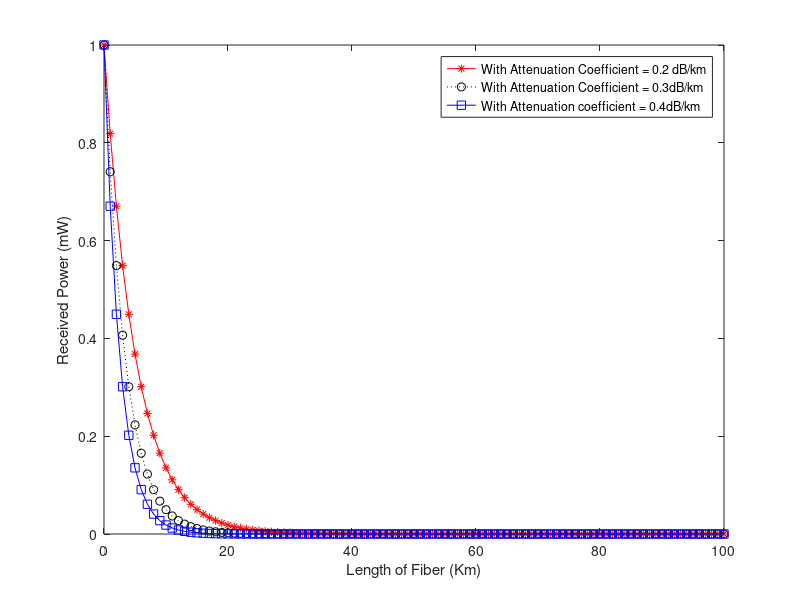

This figure's MATLAB source:
% Measuring attenuation coefficient (dB/km)
z = 30; %Km
P0 = 200e-3; %mW
Pz = 12.6e-3; %mW
% write the code for attenuation coefficient

alpha = (10/z)*log10(P0/Pz)

% Attenuation versus Length of fiber

L = 0:1:100;%Km
Pin= 1;%m W
alpha_dbkm1 = 0.2; %dB/km
pout1 = Pin*exp(-alpha_dbkm1.*L);
alpha_dbkm2 = 0.3; %dB/km
pout2 = Pin*exp(-alpha_dbkm2.*L);
alpha_dbkm3 = 0.4;%dB/km
pout3 = Pin*exp(-alpha_dbkm3.*L);

%write code for Attenuation versus Length of fiber

plot(L,pout1,'r-*',L,pout2,'k:o',L,pout3,'b-s')
xlabel('Length of Fiber (Km)');
ylabel('Received Power (mW)');
legend('With Attenuation Coefficient = 0.2 dB/km','With Attenuation Coefficient = 0.3dB/km','With Attenuation coefficient = 0.4dB/km');
